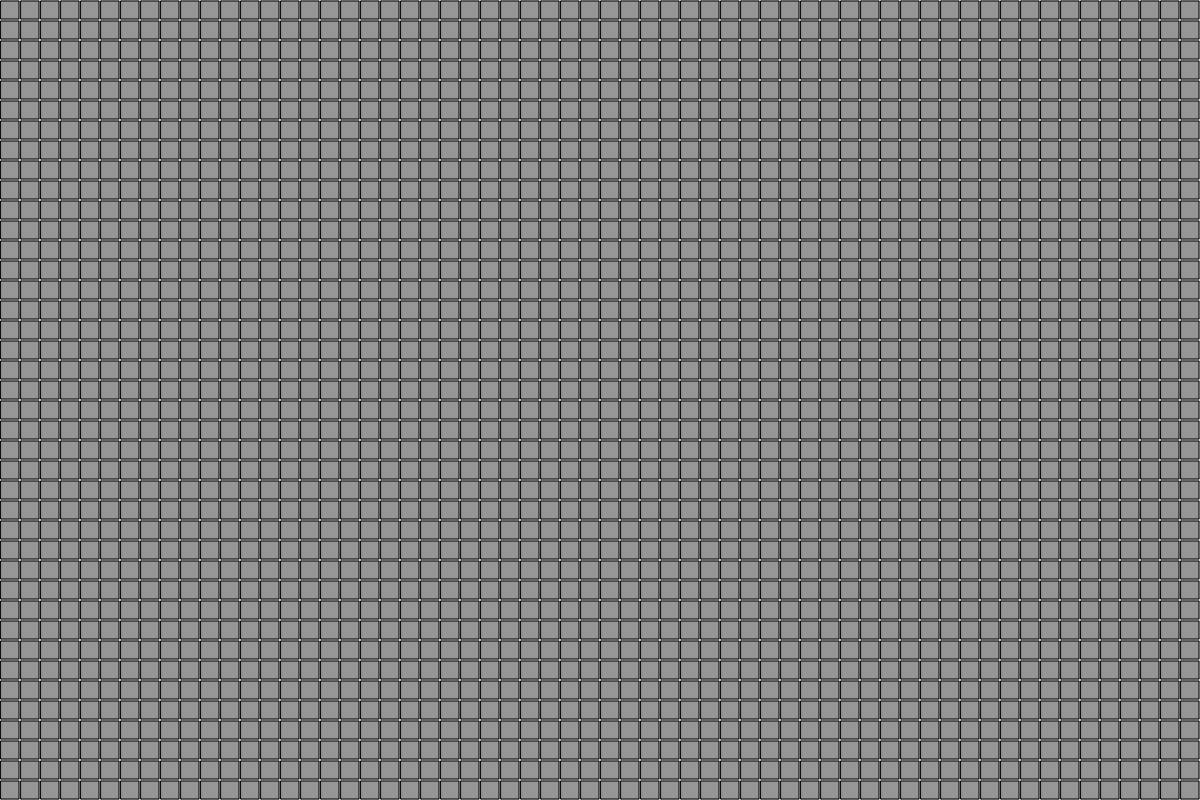
Frame 1 (no input)
Frame 60 (no input): identical to frame 1, image omitted
Frame 120 (the mouse pressed at the canvas centre since frame 60): identical to frame 1, image omitted

The p5.js sketch that drew this single still picture (run headless with seeded random() and noise() and a simulated clock; from frame 60 on, the mouse is pressed at the canvas centre):

// p5.js sketch
// ── sketch.js
/* GLOBAL VARIABLES */

//Canvas dimensions
var width = 1200;
var height = 800;

//Cell dimensions
var cellSize = 20;
var cellPadding = 1;

/* HELPER AND UTILITY FUNCTIONS */

//Create a two dimensionsal grid object
var createGrid = function(){

  //Empty array to be populated with nested arrays
  var arr = [];

  for(var x = 0; x < width / cellSize; x++){

    //Add nested array to current index
    arr.push([]);

    for(var y = 0; y < height / cellSize; y++){

      //Add the default cell object
      arr[x].push({live: false});
    }
  }

  //Return the populated grid object
  return arr;
};

//Aplly cellular automation to the grid object
var step = function(){

  //Array of next list of cells to apply after modification
  //to avoid cells affecting others after they have been checked
  var nextGen = createGrid(width / cellSize, height / cellSize);

  //Iterate through grid
  for(var x = 0; x < width / cellSize; x++){
    for(var y = 0; y < height / cellSize; y++){

      //Get the number of live cells surrounding the current cell
      var neighboors = getNeighboors(x, y);

      //Iterate through game of lifes rules
      switch(neighboors){

        //If the cell has 3 live cells it is alive
        case 3 : {
            nextGen[x][y].live = true;
            break;
        }

        //If the cell has 2 neighboors it stays alive
        case 2 : {
            nextGen[x][y].live = (grid[x][y].live) ? true : false;
            break;
        }

        //If the cell has more than 3 or less than 2 neighboors
        //it dies
        default : {
            nextGen[x][y].live = false;
        }
      }
    }
  }

  //Apply the next generation data to the grid
  for(var i = 0; i < width / cellSize; i++){
    for(var j = 0; j < height / cellSize; j++){
      grid[i][j].live = nextGen[i][j].live;
    }
  }
};

//Get the number of live neighboors surrounding a defined cell
var getNeighboors = function(x, y){

  //Initial number of confirmed live neighboors
  var neighboors = 0;

  //Iterate around the current cell
  for(var xi = x - 1; xi <= x + 1; xi++){
    for(var yi = y - 1; yi <= y + 1; yi++){

      //Check grid bounds
      if(xi >= 0 && xi < width / cellSize && yi >= 0 && yi < height / cellSize){

        //Check that the current cell is not the original cell
        if(xi != x || yi != y){
          if(grid[xi][yi].live === true) neighboors++;
        }
      }
    }
  }

  //Return the number of live neighboors
  return neighboors;
};

/* GRID LOADER */

//The grid object containing cell data
var gridFinished = false; //**Possibly not nescassary
var grid = createGrid();
gridFinished = true;      //**Possibly not nescassary

/* APP INITIALIZATION */

function setup(){

  //Create the canvas
  createCanvas(1200, 800);

  //Set framerate
  frameRate(30);
}

/* RENDERING AND UPDATING */

function draw(){

  //Clear the canvas
  background(200);

  //Draw the grid of cells
  for(var x = 0; x < width; x += cellSize){
    for(var y = 0; y < height; y += cellSize){

      //Check if cell is alive or dead
      if(gridFinished === true){
        if(grid[x / cellSize][y / cellSize].live){
          fill(50);     //Cell is alive
        }else{
          fill(150);    //Cell is dead
        }
      }

      //Draw the cell rectangle
      rect(x + cellPadding,
          y + cellPadding,
          cellSize - cellPadding * 2,
          cellSize - cellPadding * 2);
    }
  }
}

/* PAGE EVENT LISTENERS */
function mouseClicked(){

  //When user clicks find the position in cell units then toggle
  //its 'live' property
  var cell = grid[floor(mouseX / cellSize)][floor(mouseY / cellSize)];
  cell.live = !cell.live;
}

function keyTyped(){

  //Update the grid when a key is pressed
  step();
}

// ── style.css
canvas{
  margin-left: auto;
  margin-right: auto;
}
